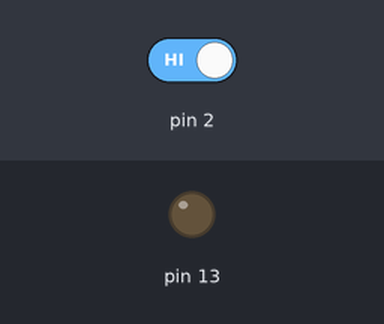
Simulated run of this sketch. Board: Arduino Uno, built with avr-gcc and run on an emulated ATmega328P. On the bench: output pins drawn as LEDs (lit = HIGH). The inputs (shaded band) are chosen by the test bench; at power-on: pin 2 HIGH.

Above: at 1.2 s.
1.3 s: pin 2 driven LOW
At 2.3 s:
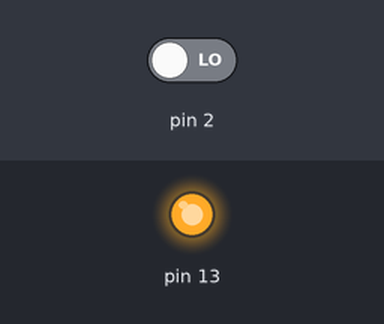
2.8 s: pin 2 driven HIGH
At 3.4 s:
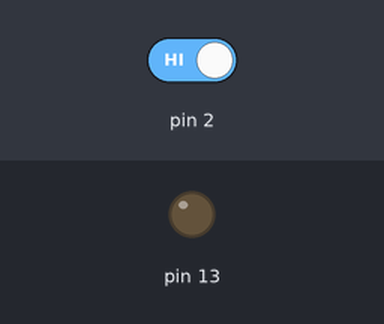
Timing chart, 0 to 5.8 s (numbered marks = the images above; inputs shaded):
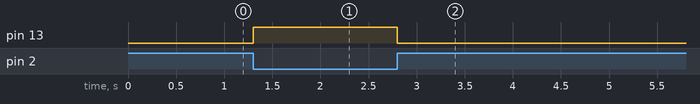

The sketch:

Almirah_LED.ino
```cpp
void setup()
{
  pinMode(2,INPUT);
  pinMode(13,OUTPUT);
}
void loop()
{
  int SW = digitalRead(2);
  if(SW == LOW)
  {
    digitalWrite(13,HIGH);
  }
  else
  {
    digitalWrite(13,LOW);

  }
}
```

Measured:
- after the input at 1.3 s, pin 13: LOW → HIGH at once
- after the input at 2.8 s, pin 13: HIGH → LOW at once
